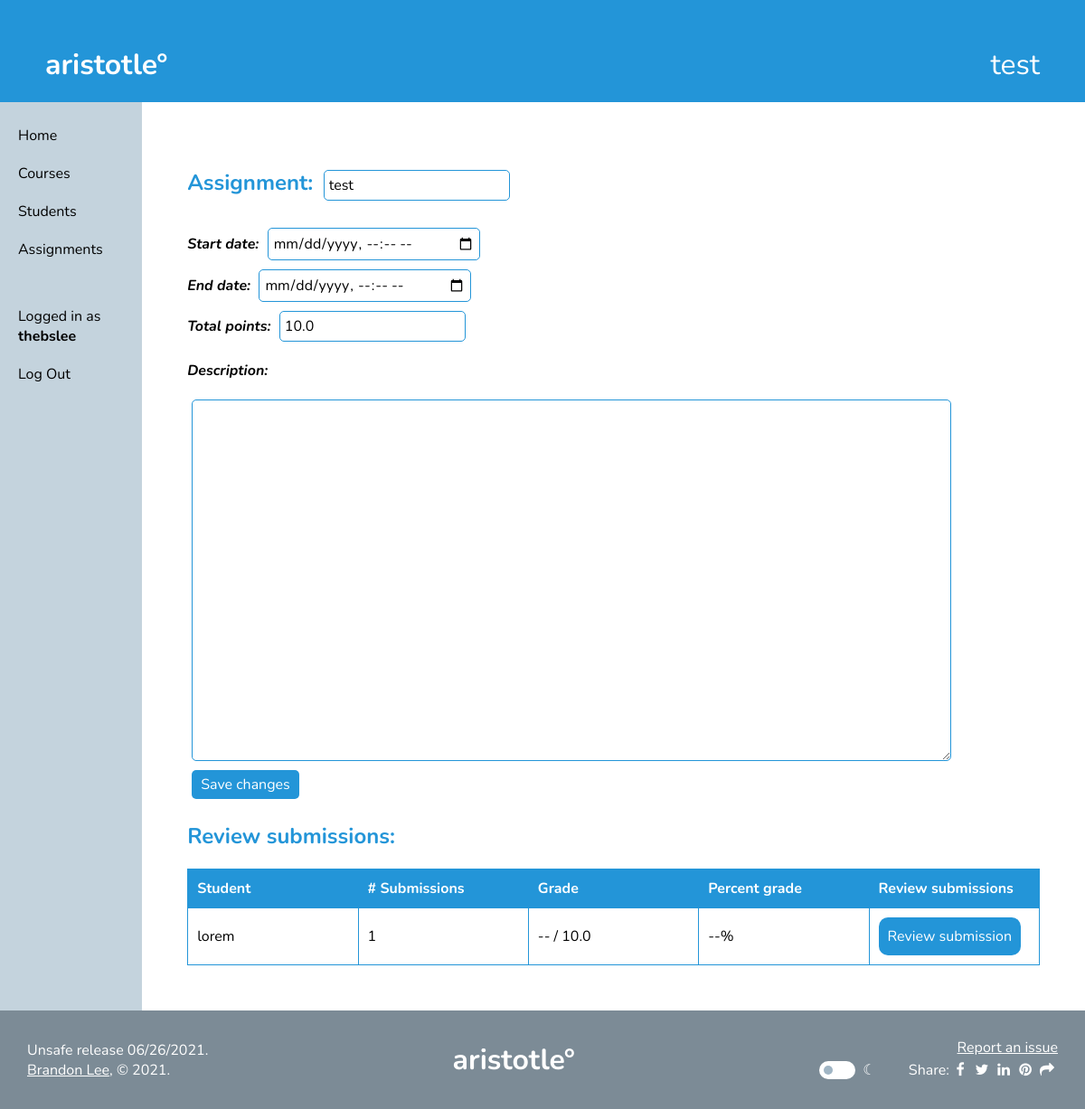
The page /forum/assignments/1 (signed in) on the database as committed earlier.
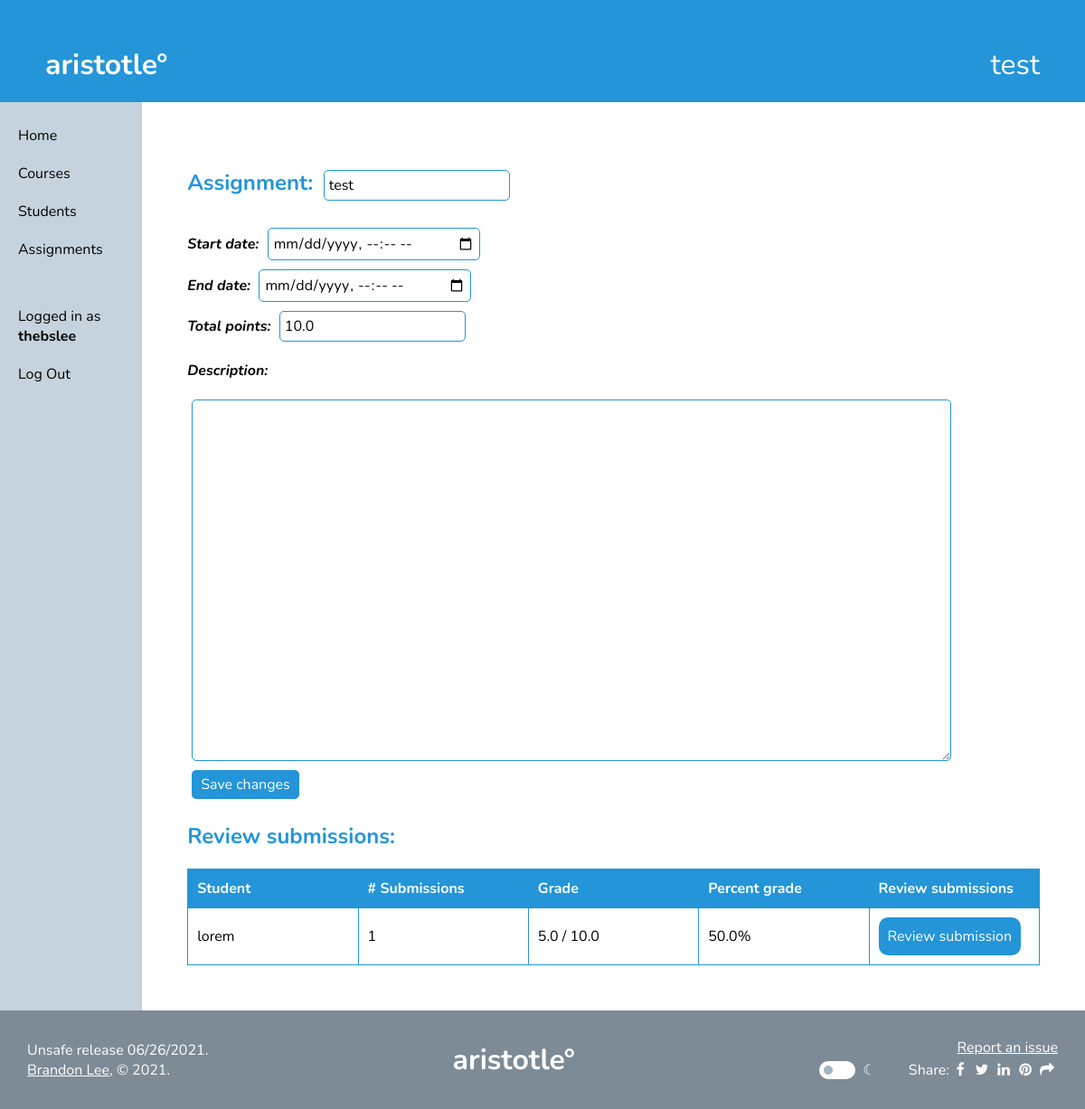
The same page on the database as committed later.
### forum/models.py (models this page shows)
class Assignment(models.Model):
    course = models.ForeignKey(
        Course,
        on_delete=models.CASCADE
    )
    title = models.CharField(max_length=100)
    start_datetime = models.DateTimeField(null=True, blank=True)
    end_datetime = models.DateTimeField(null=True, blank=True)
    description = models.TextField(max_length=10000, blank=True)
    total_points = models.FloatField(null=True, blank=True)

class Grade(models.Model):
    student = models.ForeignKey(
        settings.AUTH_USER_MODEL,
        on_delete=models.CASCADE,
        related_name="grade_of_student"
    )
    assignment = models.ForeignKey(
        Assignment,
        on_delete=models.CASCADE,
        related_name="grade_of_assignment"
    )
    earned_points = models.FloatField(null=True, blank=True)
    feedback = models.CharField(max_length=1000, null=True, blank=True)

### forum/views.py (the view, shortened to what this page needs)
# urls.py: path('assignments/<assignment_id>', views.assignmentdetails, name='assignmentdetails'),
def assignmentdetails(request, assignment_id):
    if not request.user.is_authenticated:
        return redirect('home')
    context = alwaysContext(request)
    assignment = Assignment.objects.get(id=assignment_id)
    if Course.objects.filter(id=request.session.get('selected_course_id')).first() != assignment.course:
        return redirect('home')
    context["assignment"] = assignment
    course = Course.objects.filter(id=request.session.get('selected_course_id')).first()
    if (course.owner == request.user):
        context["students"] = []
        for student in User.objects.filter(course_of_student=course):
            context["students"].append(SubmissionRow(student, assignment))
        return render(request, "assignmentdetails_teacher.html", context)

### forum/views.py (called while the page is built)
def alwaysContext(request):
    return {
        "username": request.user.username,
        "selected_course": Course.objects.filter(id=request.session.get('selected_course_id')).first()
    }

### forum/templates/assignmentdetails_teacher.html (shortened to what this page needs)
{% extends 'base.html' %}
{% load static %}
{% block content %}
<form action="{% url 'forum:assignmentdetails' assignment.id %}" method="POST">
    <h2>Assignment: <input name="title" type="text" value="{{assignment.title}}"></input></h2>
    <p><i>
        <b>Start date: </b><input name="start" type="datetime-local" value="{{assignment.start_datetime|date:'Y-m-d\TH:i'}}"></input><br>
        <b>End date: </b><input name="end" type="datetime-local" value="{{assignment.end_datetime|date:'Y-m-d\TH:i'}}"></input><br>
        <b>Total points: </b><input name="points" type="number" value="{{assignment.total_points}}"></input><br>
    </i></p>
    <p><b><i>Description:</i></b></p>
    <textarea name="description">{{assignment.description}}</textarea>
    <br>
    <input type="submit" value="Save changes">&nbsp;&nbsp;&nbsp;&nbsp;
</form>
<h2>Review submissions:</h2>
<table>
    <tr>
        <th>Student</th>
        <th># Submissions</th>
        <th>Grade</th>
        <th>Percent grade</th>
        <th>Review submissions</th>
    </tr>
    {% for student in students %}
    <tr>
        <td>{{student.username}}</td>
        <td>{{student.nosubmissions}}</td>
        <td>
            {% if student.grade != None %}{{student.grade}}{% else %}--{% endif %}
            / {% if assignment.total_points != None %}{{assignment.total_points}}{% else %}--{% endif %}
        </td>
        <td>{{student.percentgrade}}%</td>
        <td><a href="{{student.link}}"><div class="button">Review submission</div></a></td>
    </tr>
    {% endfor %}
</table>
<link rel="stylesheet" href="{% static 'css/table.css' %}">
{% endblock %}

Rows that differ between the two databases and show on the page:
now on this page (row edited): Grade: grade "5.0"
Other text that changed with them:
new list line: "lorem"
new list line: "1 / 50.0 % Review submission"
new list line: "10.0"
list line gone: "lorem"
list line gone: "1 -- / -- % Review submission"
list line gone: "10.0"
